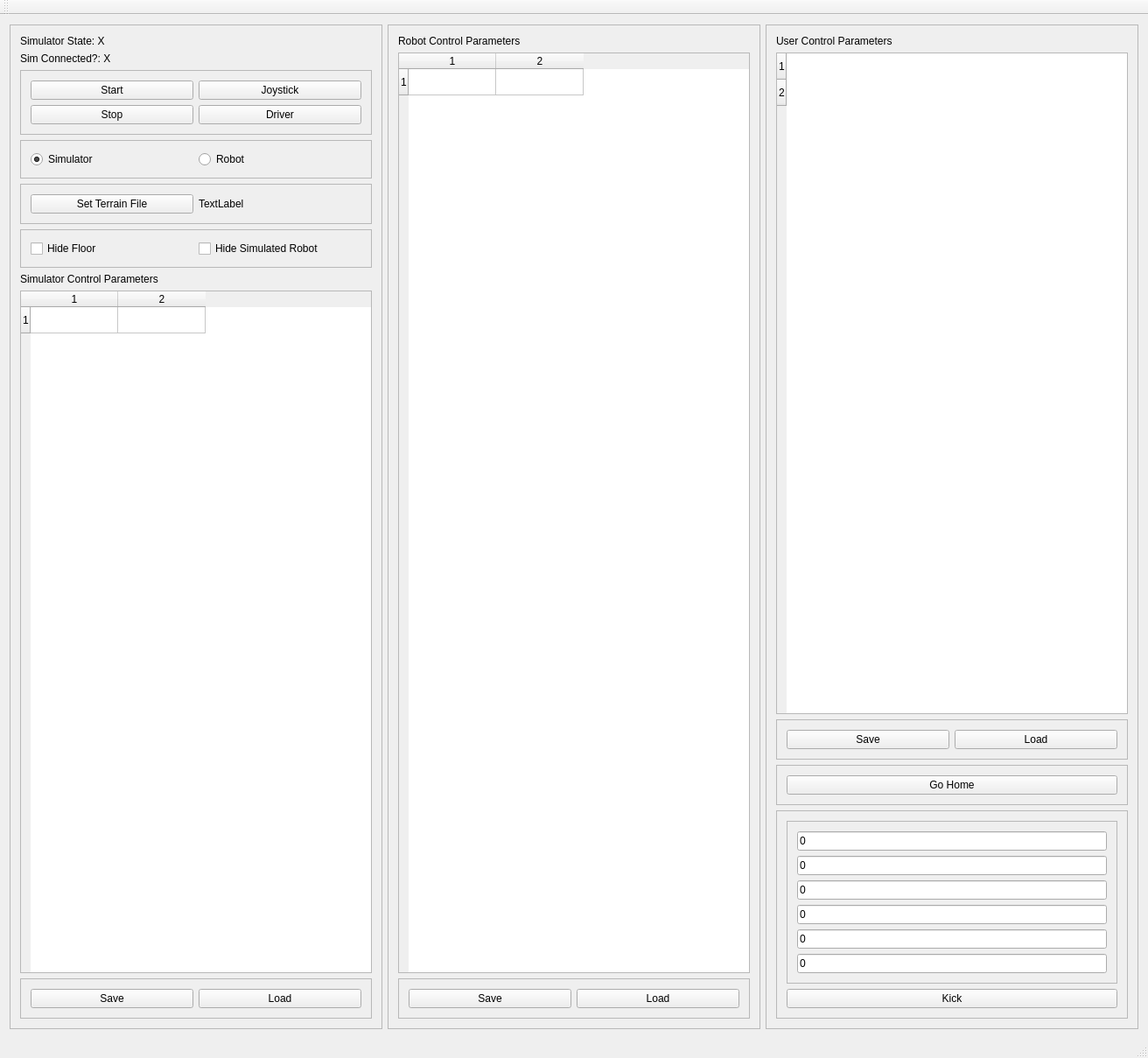
<?xml version="1.0" encoding="UTF-8"?>
<ui version="4.0">
 <class>SimControlPanel</class>
 <widget class="QMainWindow" name="SimControlPanel">
  <property name="geometry">
   <rect>
    <x>0</x>
    <y>0</y>
    <width>1312</width>
    <height>1209</height>
   </rect>
  </property>
  <property name="windowTitle">
   <string>SimControlPanel</string>
  </property>
  <widget class="QWidget" name="centralWidget">
   <layout class="QHBoxLayout" name="horizontalLayout_3">
    <item>
     <widget class="QFrame" name="frame_2">
      <property name="frameShape">
       <enum>QFrame::StyledPanel</enum>
      </property>
      <property name="frameShadow">
       <enum>QFrame::Raised</enum>
      </property>
      <layout class="QVBoxLayout" name="verticalLayout">
       <item>
        <widget class="QLabel" name="simulatorStateLabel">
         <property name="text">
          <string>Simulator State: X</string>
         </property>
        </widget>
       </item>
       <item>
        <widget class="QLabel" name="simulatorConnectedLabel">
         <property name="text">
          <string>Sim Connected?: X</string>
         </property>
        </widget>
       </item>
       <item>
        <widget class="QFrame" name="frame">
         <property name="frameShape">
          <enum>QFrame::StyledPanel</enum>
         </property>
         <property name="frameShadow">
          <enum>QFrame::Raised</enum>
         </property>
         <layout class="QGridLayout" name="gridLayout">
          <item row="0" column="0">
           <widget class="QPushButton" name="startButton">
            <property name="text">
             <string>Start</string>
            </property>
           </widget>
          </item>
          <item row="1" column="1">
           <widget class="QPushButton" name="driverButton">
            <property name="text">
             <string>Driver</string>
            </property>
           </widget>
          </item>
          <item row="0" column="1">
           <widget class="QPushButton" name="joystickButton">
            <property name="text">
             <string>Joystick</string>
            </property>
           </widget>
          </item>
          <item row="1" column="0">
           <widget class="QPushButton" name="stopButton">
            <property name="text">
             <string>Stop</string>
            </property>
           </widget>
          </item>
         </layout>
        </widget>
       </item>
       <item>
        <widget class="QFrame" name="frame_10">
         <property name="frameShape">
          <enum>QFrame::StyledPanel</enum>
         </property>
         <property name="frameShadow">
          <enum>QFrame::Raised</enum>
         </property>
         <layout class="QHBoxLayout" name="horizontalLayout">
          <item>
           <widget class="QRadioButton" name="simulatorButton">
            <property name="text">
             <string>Simulator</string>
            </property>
            <property name="checked">
             <bool>true</bool>
            </property>
           </widget>
          </item>
          <item>
           <widget class="QRadioButton" name="robotButton">
            <property name="text">
             <string>Robot</string>
            </property>
           </widget>
          </item>
         </layout>
        </widget>
       </item>
       <item>
        <widget class="QFrame" name="frame_13">
         <property name="frameShape">
          <enum>QFrame::StyledPanel</enum>
         </property>
         <property name="frameShadow">
          <enum>QFrame::Raised</enum>
         </property>
         <layout class="QHBoxLayout" name="horizontalLayout_4">
          <item>
           <widget class="QPushButton" name="setTerrainButton">
            <property name="text">
             <string>Set Terrain File</string>
            </property>
           </widget>
          </item>
          <item>
           <widget class="QLabel" name="terrainFileLabel">
            <property name="text">
             <string>TextLabel</string>
            </property>
           </widget>
          </item>
         </layout>
        </widget>
       </item>
       <item>
        <widget class="QFrame" name="frame_14">
         <property name="frameShape">
          <enum>QFrame::StyledPanel</enum>
         </property>
         <property name="frameShadow">
          <enum>QFrame::Raised</enum>
         </property>
         <layout class="QHBoxLayout" name="horizontalLayout_5">
          <item>
           <widget class="QCheckBox" name="hide_floor_checkbox">
            <property name="text">
             <string>Hide Floor</string>
            </property>
           </widget>
          </item>
          <item>
           <widget class="QCheckBox" name="hide_robot_checkbox">
            <property name="text">
             <string>Hide Simulated Robot</string>
            </property>
           </widget>
          </item>
         </layout>
        </widget>
       </item>
       <item>
        <widget class="QLabel" name="label">
         <property name="text">
          <string>Simulator Control Parameters</string>
         </property>
        </widget>
       </item>
       <item>
        <widget class="QTableWidget" name="simulatorTable">
         <property name="rowCount">
          <number>1</number>
         </property>
         <property name="columnCount">
          <number>2</number>
         </property>
         <row/>
         <column/>
         <column/>
        </widget>
       </item>
       <item>
        <widget class="QFrame" name="frame_6">
         <property name="frameShape">
          <enum>QFrame::StyledPanel</enum>
         </property>
         <property name="frameShadow">
          <enum>QFrame::Raised</enum>
         </property>
         <layout class="QGridLayout" name="gridLayout_3">
          <item row="0" column="1">
           <widget class="QPushButton" name="loadSimulatorButton">
            <property name="text">
             <string>Load</string>
            </property>
           </widget>
          </item>
          <item row="0" column="0">
           <widget class="QPushButton" name="saveSimulatorButton">
            <property name="text">
             <string>Save</string>
            </property>
           </widget>
          </item>
         </layout>
        </widget>
       </item>
      </layout>
     </widget>
    </item>
    <item>
     <widget class="QFrame" name="frame_5">
      <property name="frameShape">
       <enum>QFrame::StyledPanel</enum>
      </property>
      <property name="frameShadow">
       <enum>QFrame::Raised</enum>
      </property>
      <layout class="QVBoxLayout" name="verticalLayout_3">
       <item>
        <widget class="QLabel" name="label_2">
         <property name="text">
          <string>Robot Control Parameters</string>
         </property>
        </widget>
       </item>
       <item>
        <widget class="QTableWidget" name="robotTable">
         <property name="rowCount">
          <number>1</number>
         </property>
         <property name="columnCount">
          <number>2</number>
         </property>
         <row/>
         <column/>
         <column/>
        </widget>
       </item>
       <item>
        <widget class="QFrame" name="frame_4">
         <property name="frameShape">
          <enum>QFrame::StyledPanel</enum>
         </property>
         <property name="frameShadow">
          <enum>QFrame::Raised</enum>
         </property>
         <layout class="QGridLayout" name="gridLayout_2">
          <item row="0" column="1">
           <widget class="QPushButton" name="loadRobotButton">
            <property name="text">
             <string>Load</string>
            </property>
           </widget>
          </item>
          <item row="0" column="0">
           <widget class="QPushButton" name="saveRobotButton">
            <property name="text">
             <string>Save</string>
            </property>
           </widget>
          </item>
         </layout>
        </widget>
       </item>
      </layout>
     </widget>
    </item>
    <item>
     <widget class="QFrame" name="frame_3">
      <property name="frameShape">
       <enum>QFrame::StyledPanel</enum>
      </property>
      <property name="frameShadow">
       <enum>QFrame::Raised</enum>
      </property>
      <layout class="QVBoxLayout" name="verticalLayout_2">
       <item>
        <widget class="QLabel" name="label_3">
         <property name="text">
          <string>User Control Parameters</string>
         </property>
        </widget>
       </item>
       <item>
        <widget class="QTableWidget" name="userControlTable">
         <property name="rowCount">
          <number>2</number>
         </property>
         <property name="columnCount">
          <number>0</number>
         </property>
         <row/>
         <row/>
        </widget>
       </item>
       <item>
        <widget class="QFrame" name="frame_7">
         <property name="frameShape">
          <enum>QFrame::StyledPanel</enum>
         </property>
         <property name="frameShadow">
          <enum>QFrame::Raised</enum>
         </property>
         <layout class="QGridLayout" name="gridLayout_4">
          <item row="0" column="1">
           <widget class="QPushButton" name="loadUserButton">
            <property name="text">
             <string>Load</string>
            </property>
           </widget>
          </item>
          <item row="0" column="0">
           <widget class="QPushButton" name="saveUserButton">
            <property name="text">
             <string>Save</string>
            </property>
           </widget>
          </item>
         </layout>
        </widget>
       </item>
       <item>
        <widget class="QFrame" name="frame_8">
         <property name="frameShape">
          <enum>QFrame::StyledPanel</enum>
         </property>
         <property name="frameShadow">
          <enum>QFrame::Raised</enum>
         </property>
         <layout class="QVBoxLayout" name="verticalLayout_4">
          <item>
           <widget class="QPushButton" name="goHomeButton">
            <property name="text">
             <string>Go Home</string>
            </property>
           </widget>
          </item>
         </layout>
        </widget>
       </item>
       <item>
        <widget class="QFrame" name="frame_12">
         <property name="sizePolicy">
          <sizepolicy hsizetype="Expanding" vsizetype="Preferred">
           <horstretch>0</horstretch>
           <verstretch>0</verstretch>
          </sizepolicy>
         </property>
         <property name="frameShape">
          <enum>QFrame::StyledPanel</enum>
         </property>
         <property name="frameShadow">
          <enum>QFrame::Raised</enum>
         </property>
         <layout class="QGridLayout" name="gridLayout_6">
          <item row="0" column="0">
           <widget class="QFrame" name="frame_11">
            <property name="frameShape">
             <enum>QFrame::StyledPanel</enum>
            </property>
            <property name="frameShadow">
             <enum>QFrame::Raised</enum>
            </property>
            <layout class="QVBoxLayout" name="verticalLayout_6">
             <item>
              <widget class="QLineEdit" name="kickAngularX">
               <property name="sizePolicy">
                <sizepolicy hsizetype="Ignored" vsizetype="Fixed">
                 <horstretch>0</horstretch>
                 <verstretch>0</verstretch>
                </sizepolicy>
               </property>
               <property name="text">
                <string>0</string>
               </property>
              </widget>
             </item>
             <item>
              <widget class="QLineEdit" name="kickAngularY">
               <property name="sizePolicy">
                <sizepolicy hsizetype="Ignored" vsizetype="Fixed">
                 <horstretch>0</horstretch>
                 <verstretch>0</verstretch>
                </sizepolicy>
               </property>
               <property name="text">
                <string>0</string>
               </property>
              </widget>
             </item>
             <item>
              <widget class="QLineEdit" name="kickAngularZ">
               <property name="sizePolicy">
                <sizepolicy hsizetype="Ignored" vsizetype="Fixed">
                 <horstretch>0</horstretch>
                 <verstretch>0</verstretch>
                </sizepolicy>
               </property>
               <property name="text">
                <string>0</string>
               </property>
              </widget>
             </item>
             <item>
              <widget class="QLineEdit" name="kickLinearX">
               <property name="sizePolicy">
                <sizepolicy hsizetype="Minimum" vsizetype="Fixed">
                 <horstretch>0</horstretch>
                 <verstretch>0</verstretch>
                </sizepolicy>
               </property>
               <property name="text">
                <string>0</string>
               </property>
              </widget>
             </item>
             <item>
              <widget class="QLineEdit" name="kickLinearY">
               <property name="sizePolicy">
                <sizepolicy hsizetype="Minimum" vsizetype="Fixed">
                 <horstretch>0</horstretch>
                 <verstretch>0</verstretch>
                </sizepolicy>
               </property>
               <property name="text">
                <string>0</string>
               </property>
              </widget>
             </item>
             <item>
              <widget class="QLineEdit" name="kickLinearZ">
               <property name="sizePolicy">
                <sizepolicy hsizetype="Minimum" vsizetype="Fixed">
                 <horstretch>0</horstretch>
                 <verstretch>0</verstretch>
                </sizepolicy>
               </property>
               <property name="text">
                <string>0</string>
               </property>
              </widget>
             </item>
            </layout>
           </widget>
          </item>
          <item row="1" column="0">
           <widget class="QPushButton" name="kickButton">
            <property name="text">
             <string>Kick</string>
            </property>
           </widget>
          </item>
         </layout>
        </widget>
       </item>
      </layout>
     </widget>
    </item>
   </layout>
  </widget>
  <widget class="QMenuBar" name="menuBar">
   <property name="geometry">
    <rect>
     <x>0</x>
     <y>0</y>
     <width>1312</width>
     <height>28</height>
    </rect>
   </property>
  </widget>
  <widget class="QToolBar" name="mainToolBar">
   <attribute name="toolBarArea">
    <enum>TopToolBarArea</enum>
   </attribute>
   <attribute name="toolBarBreak">
    <bool>false</bool>
   </attribute>
  </widget>
  <widget class="QStatusBar" name="statusBar"/>
 </widget>
 <layoutdefault spacing="6" margin="11"/>
 <resources/>
 <connections/>
</ui>
